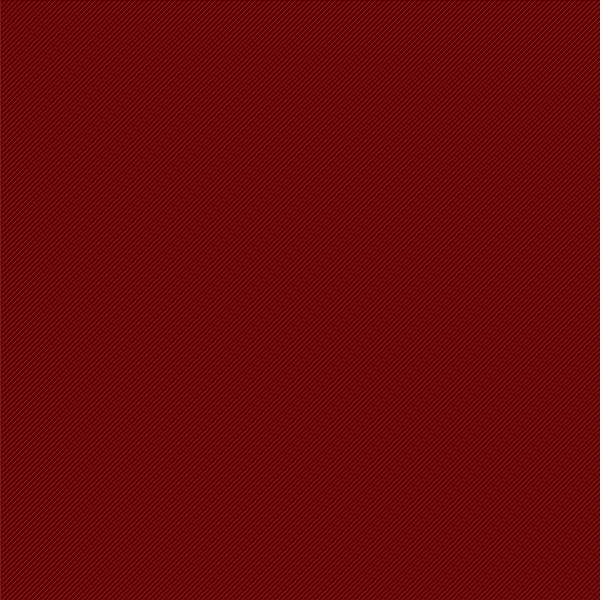
Frame 1 (no input)
Frame 60 (the mouse pressed at the canvas centre just before this capture): identical to frame 1, image omitted
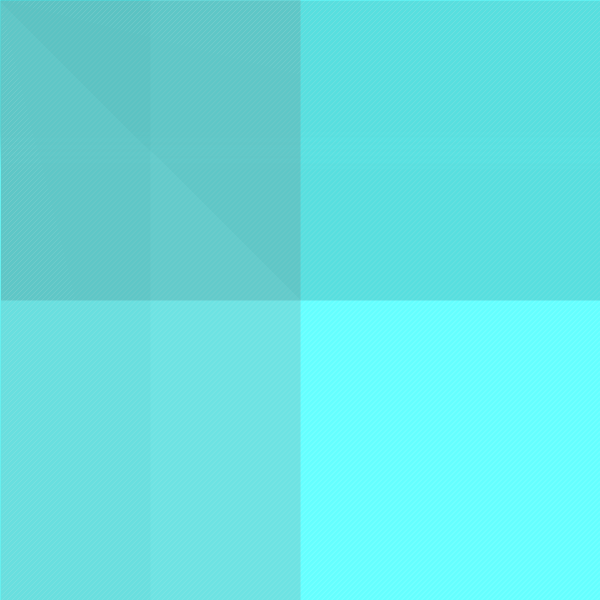
Frame 120 (the mouse held since frame 60 and released just before this capture)

The Processing sketch that drew these frames (run headless with seeded random() and noise(); from frame 60 on, the mouse is pressed at the canvas centre):

// Processing sketch: processing_53094
// ── processing_53094.pde

void setup(){
  size(600,600);
  smooth();
  strokeWeight(.1);
}

void draw(){
  background(100,mouseY,mouseX);
  float tSize = 5;
  for(int x = 0;x<700;x+=1){
    for (int y=0;y<700;y+=1){
      tSize = sin(x-y);
      line(mouseX,y,tSize,x);
      stroke(0);
      line(x++,tSize*2,y,tSize);
      stroke(255);
      line(mouseX,y,tSize,x);
      stroke(0);
      line(y,tSize,x,mouseY);
      stroke(255);
      line(x*5,tSize++,tSize,x*5);
      stroke(0);
    }
  }
}
